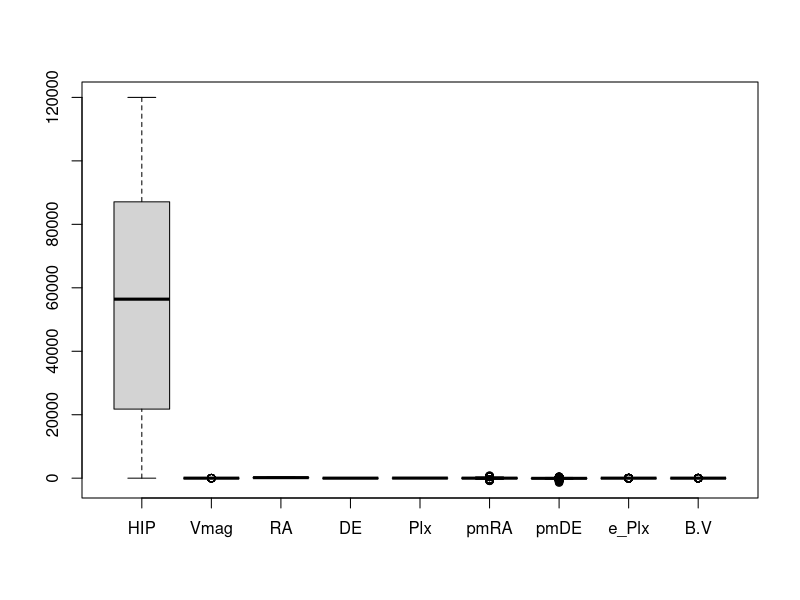
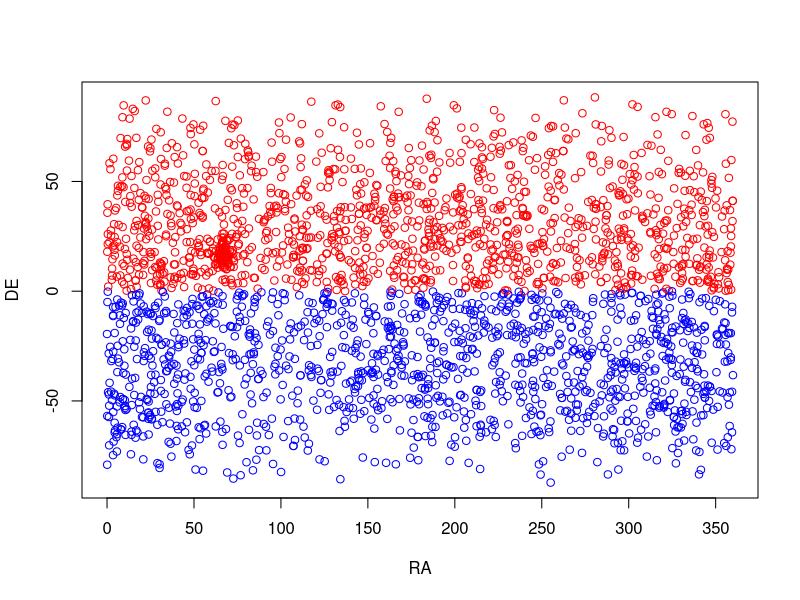
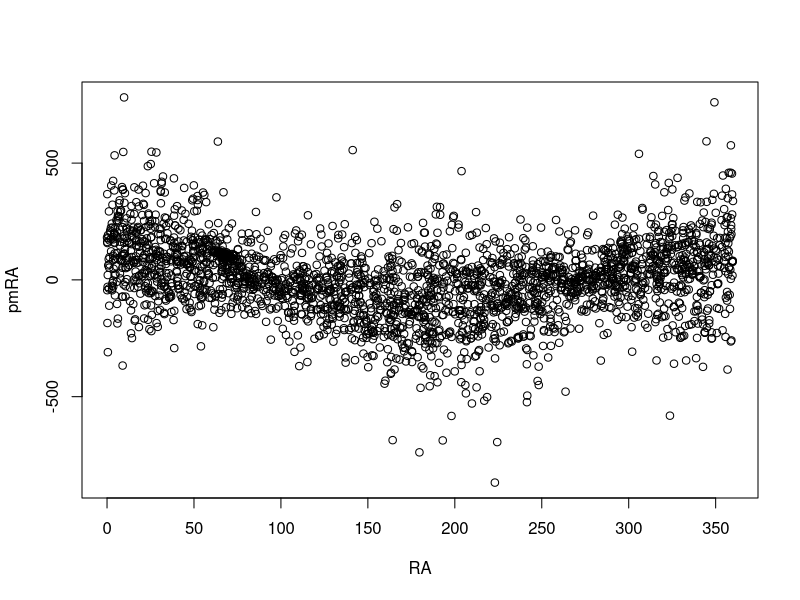
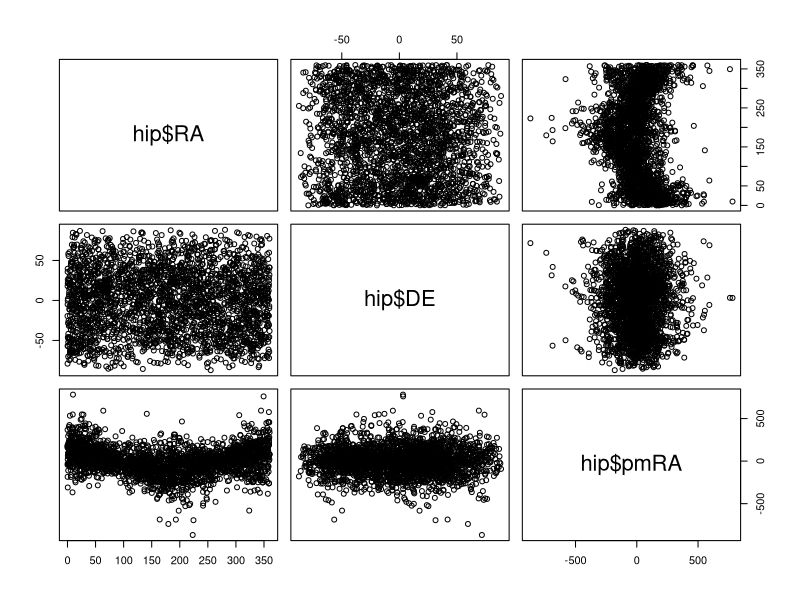
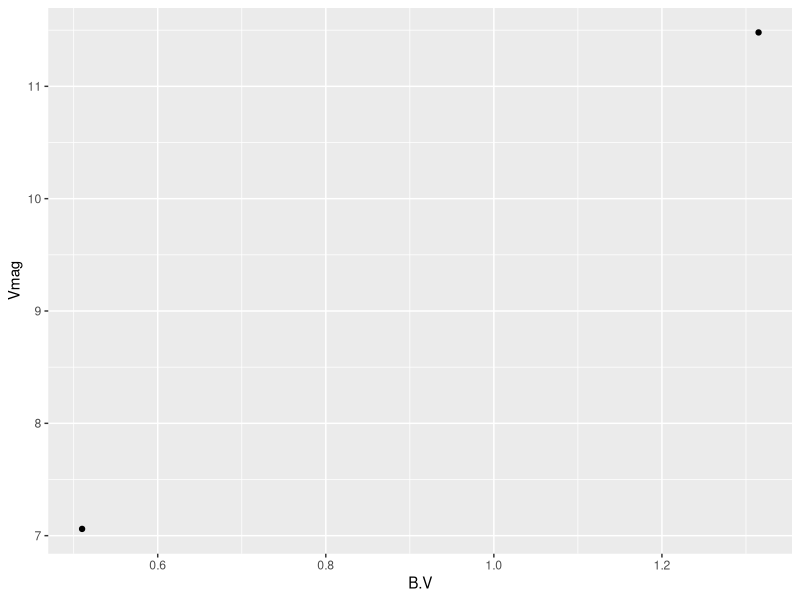
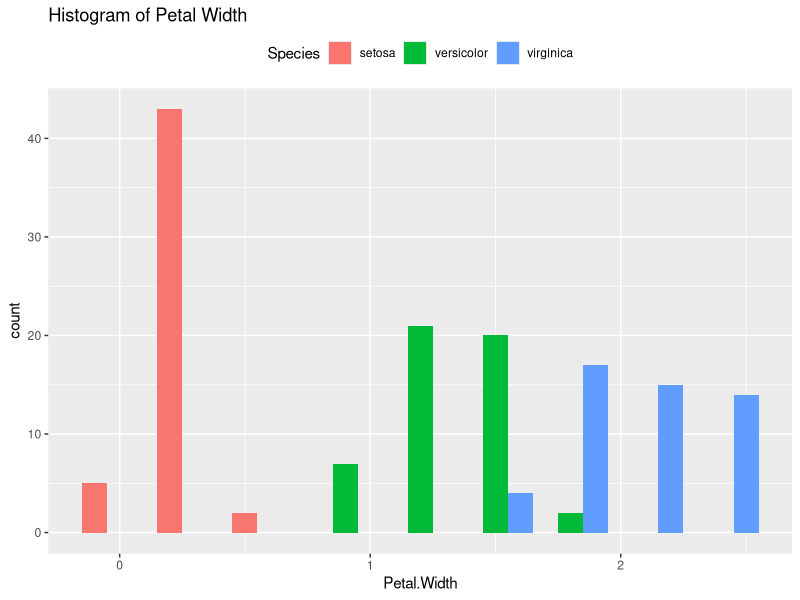
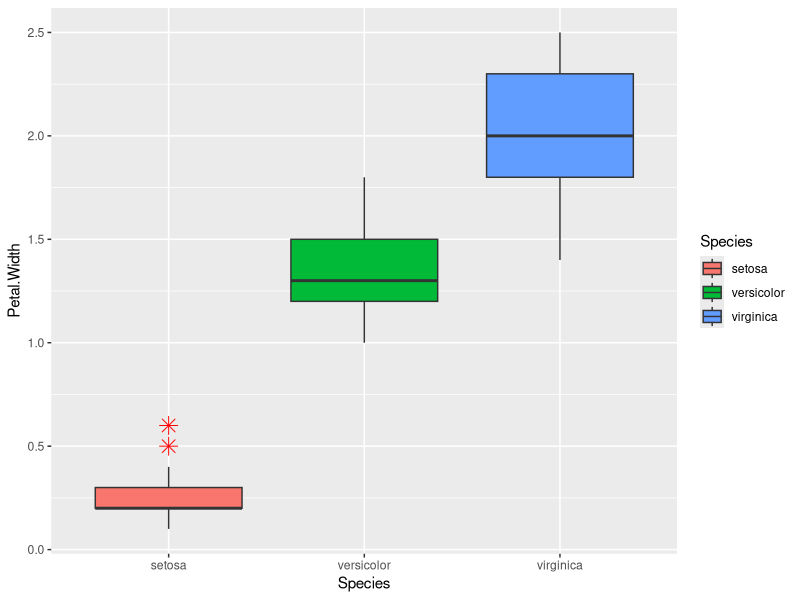
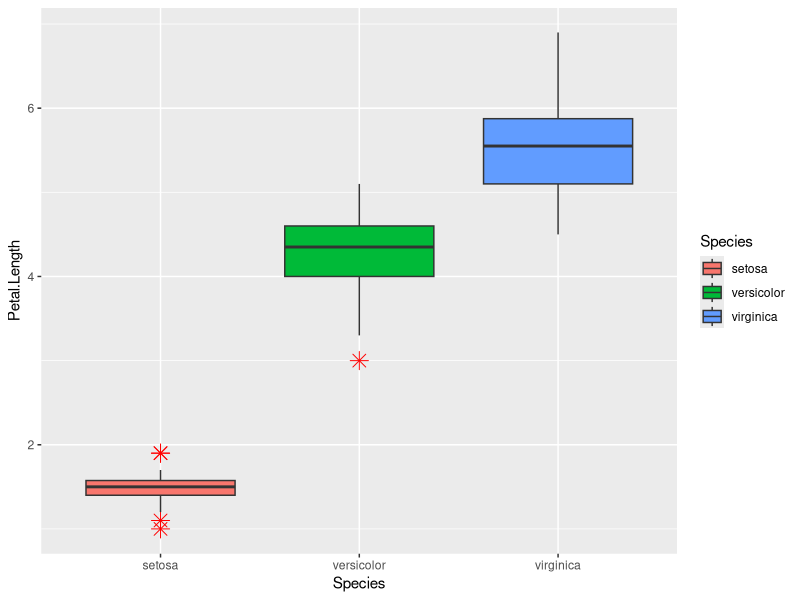

The R script that drew these images, in order:
## ---- chunk 1
knitr::opts_chunk$set(echo = TRUE)
## ---- chunk 2
hip  <- read.table("./HIP_star.dat", header=T,fill=T)
## ---- chunk 3
str(hip)
## ---- chunk 4
hip['RA']
## ---- chunk 5
sapply(hip,mean,na.rm=T)
sapply(hip,median,na.rm=T)
## ---- chunk 6
sapply(hip,range,na.rm=T)
## ---- chunk 7
sapply(hip['RA'],var,na.rm=T)
sapply(hip['RA'],sd,na.rm=T)
sapply(hip['RA'],mad,na.rm=T)
## ---- chunk 8
f = function(x) c(median(x), mad(x))  
f(hip[,3])
## ---- chunk 9
apply(hip,2,f)
## ---- chunk 10
quantile(hip['RA'], probs = seq(0,1,0.1), na.rm=T)[2]
quantile(hip['RA'], probs = seq(0,1,0.1), na.rm=T)[6]
## ---- chunk 11
quantile(hip['RA'],na.rm=T)
## ---- chunk 12
 hasNA = function(x) any(is.na(x)) 
apply(hip,2,hasNA)
## ---- chunk 13
min(hip['B.V'])
hip1 = na.omit(hip)
## ---- chunk 14
sapply(hip1,mean)
## ---- chunk 15
boxplot(hip)
## ---- chunk 16
plot(hip$RA,hip$DE,col = ifelse(hip$DE>0,"red","blue"),xlab="RA",ylab="DE")
## ---- chunk 17
plot(hip$RA,hip$pmRA,xlab="RA",ylab="pmRA")
## ---- chunk 18
pairs(~hip$RA+hip$DE+hip$pmRA)
## ---- chunk 19
library(tidyverse)
hyades = hip %>% filter((RA < 100 & RA < 50 & DE < 25 & DE > 0 & pmRA < 130 & pmRA > 90 & pmDE > -60 & pmDE < -10 & e_Plx < 5) & (Vmag > 4 | B.V < 0.2))
str(hyades)
ggplot(hyades, aes(x=B.V, y=Vmag)) + geom_point()
## ---- chunk 20
head(iris)
summary(iris)
## ---- chunk 21
ggplot(iris, aes(x=Petal.Width,fill=Species,colors=Species)) + geom_histogram(bins = 9, position='dodge') + ggtitle("Histogram of Petal Width") + theme(legend.position="top")
## ---- chunk 22
quantile(iris$Petal.Width,na.rm = T)
## ---- chunk 23
iris %>% group_by(Species) %>% ggplot(aes(x=Species,y=Petal.Width,fill=Species)) + geom_boxplot(outlier.colour="red",
outlier.shape=8, outlier.size=4)
## ---- chunk 24
iris %>% group_by(Species) %>% ggplot(aes(x=Species,y=Petal.Length,fill=Species)) + geom_boxplot(outlier.colour="red",
outlier.shape=8, outlier.size=4)
## ---- chunk 25
iris = iris %>% mutate(Proportion = Sepal.Length/Sepal.Width)
str(iris)
